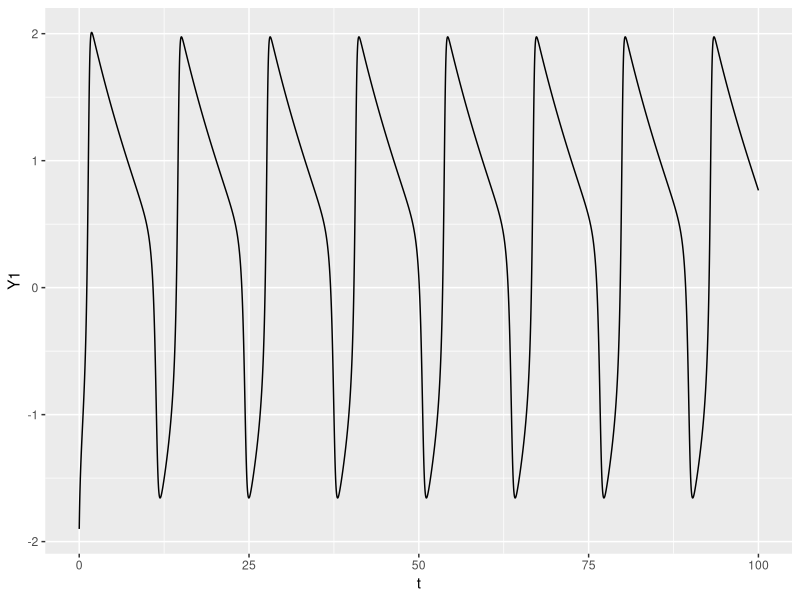
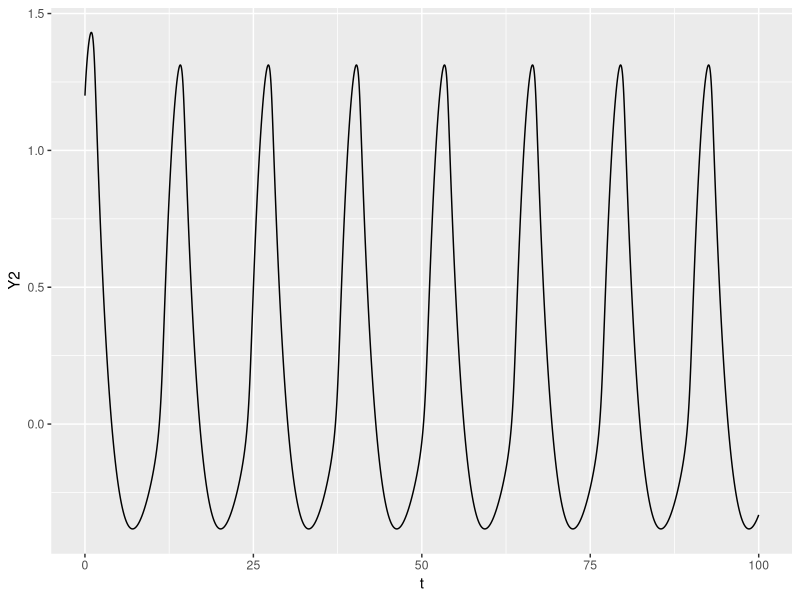
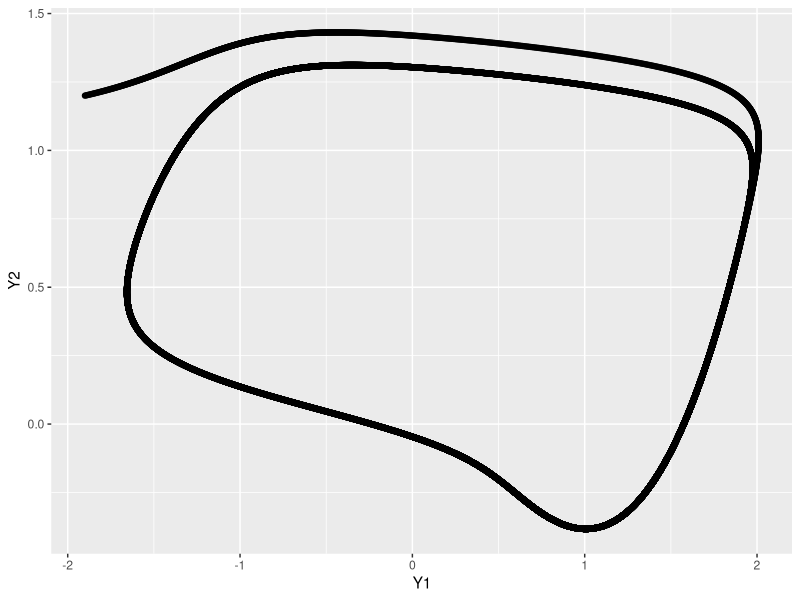
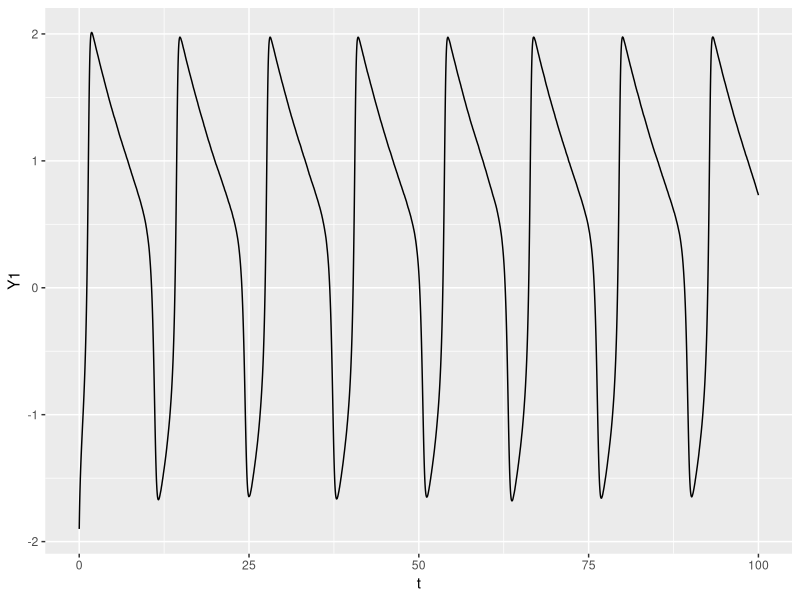
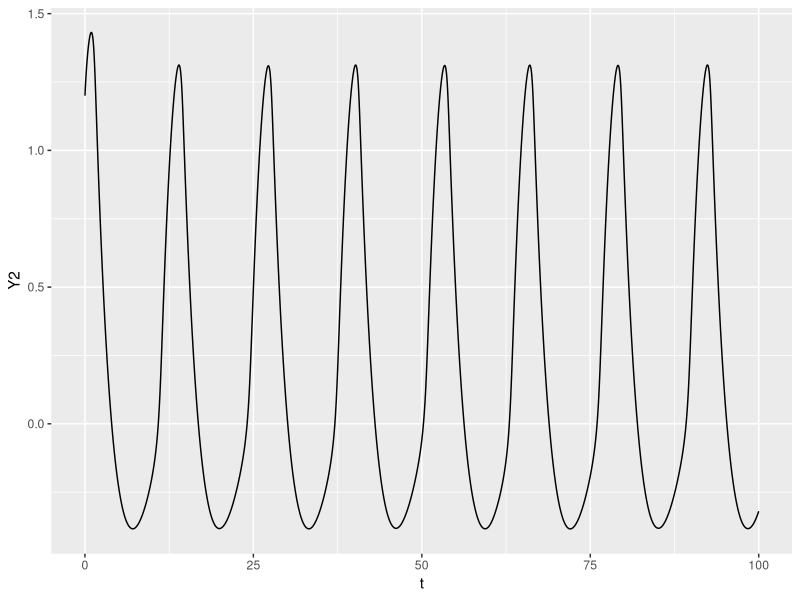
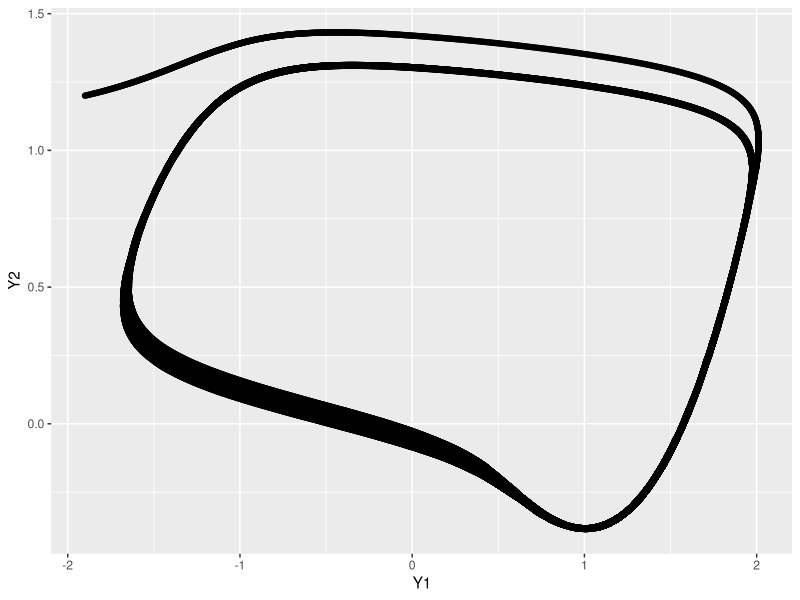
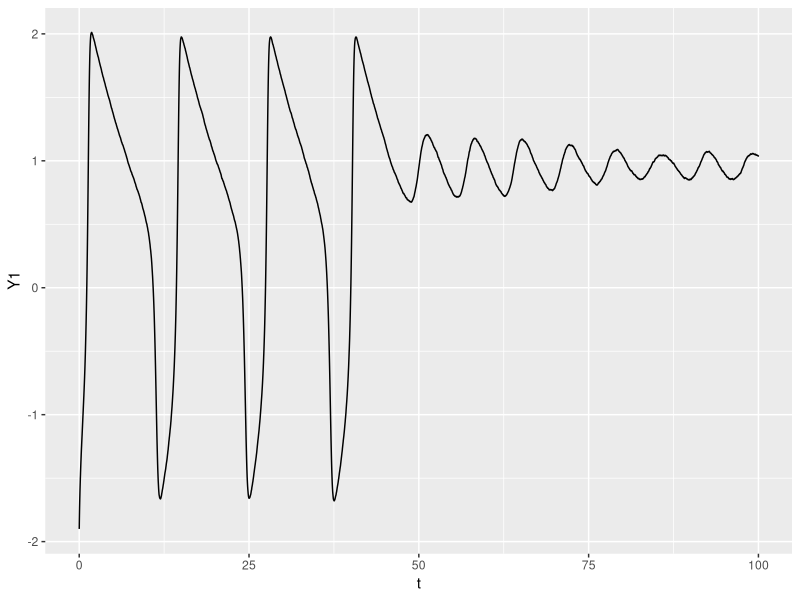
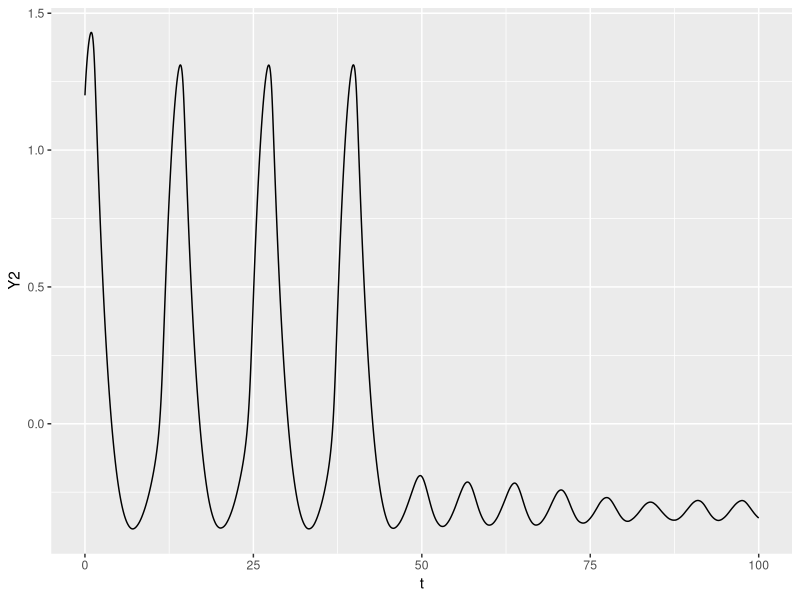

R code for these plots, in order:
# Part 1: Simulation and discretization of diffusion processes
delta <- 2^-9
theta_1 <- .7
theta_2 <- .8
theta_3 <- 3.0
theta_4 <- -0.34
N <- 100/delta
Y_1_init <- -1.9
Y_2_init <- 1.2

run_sim <- function(sigma) {
    Y <- matrix(nrow = N, ncol = 2)
    Y[1, 1] <- Y_1_init
    Y[1, 2] <- Y_2_init
    W <- rnorm(N, 0, delta)

    for (n in 1:(N-1)) {
        Y[n + 1, 1] <- Y[n, 1] + theta_3 * (Y[n, 1] + Y[n, 2] - 1/3*(Y[n, 1]^3) + theta_4) * delta + sigma * W[n + 1]
        Y[n + 1, 2] <- Y[n, 2] - (1/theta_3) * (Y[n, 1] + theta_2 * Y[n, 2] - theta_1) * delta
    }
    df <- data.frame(Y)
    colnames(df) <- c('Y1', 'Y2')
    df$n <- seq(N)
    df$t <- df$n * delta
    df
}

# Question 1a
df_1 <- run_sim(0)

library(ggplot2)

generate_plots <- function(df, prefix) {
    gg <- ggplot(df) +
        geom_line(aes(x = t, y = Y1))
    ggsave(paste0(prefix, '-Y1.png'), plot = gg, width = 5, height = 3)

    gg <- ggplot(df) +
        geom_line(aes(x = t, y = Y2))
    ggsave(paste0(prefix, '-Y2.png'), plot = gg, width = 5, height = 3)

    gg <- ggplot(df) +
        geom_point(aes(x = Y1, y = Y2))
    ggsave(paste0(prefix, '-Y1Y2.png'), plot = gg, width = 5, height = 3)
}

generate_plots(df_1, 'latex/part1a-sigma0')
generate_plots(run_sim(.10), 'latex/part1a-sigma1')
generate_plots(run_sim(.20), 'latex/part1a-sigma2')
generate_plots(run_sim(.30), 'latex/part1a-sigma3')
generate_plots(run_sim(.40), 'latex/part1a-sigma4')

# Question 1b
library('reshape2')
library('data.table')
plot_grid <- function(df, prefix) {
    setDT(df)
    df$Y1_ <- cut(df$Y1, 100)
    df$Y2_ <- cut(df$Y2, 100)

    dt_agg <- df[ , .( Count = .N ) , by = list(Y1_, Y2_) ]

    p <- ggplot(data = dt_agg, aes(x = Y1_, y = Y2_)) +
        geom_tile(aes(fill = Count)) +
        scale_x_discrete(breaks = NULL) + 
        scale_y_discrete(breaks = NULL)
    ggsave(paste0(prefix, '-grid.pdf'), plot = p, width = 7, height = 7)
}
plot_grid(run_sim(.10), 'latex/part1b-sigma1')
plot_grid(run_sim(.20), 'latex/part1b-sigma2')
plot_grid(run_sim(.30), 'latex/part1b-sigma3')
plot_grid(run_sim(.40), 'latex/part1b-sigma4')
